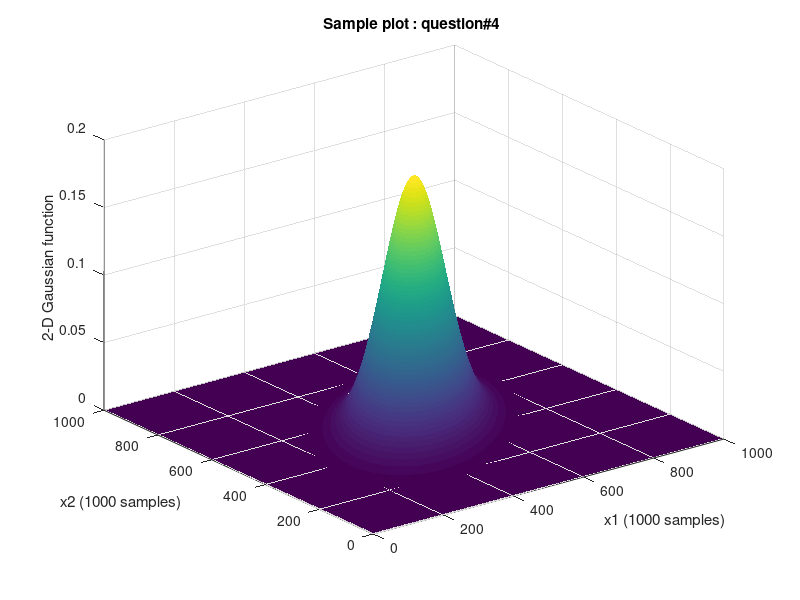
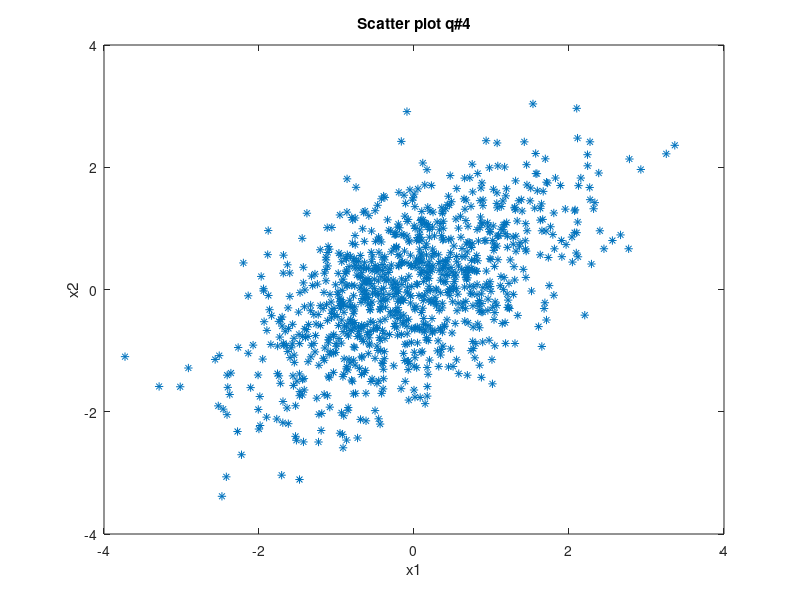

These figures' MATLAB source, in order:
function [ ] = agautam1_q4 ( )
%AGAUTAM1_Q1 Summary of this function goes here
%   Detailed explanation goes here

% Defining the parameters i.e mean, co-variance and the meshgrid 
mean = [0 0];
covariance = [1 0.5; 0.5 1];
% 1000 samples point in both direction
x1 = -5:.01:5; 
x2 = -5:.01:5;

[X1,X2] = meshgrid(x1,x2);

% Multivariant Gaussian Function 
prob_func = mvnpdf([X1(:) X2(:)],mean,covariance);
% Reshaping to fit the axis grid i.e size(x1)*size(x2) in 2-Dimensions
prob_func = reshape(prob_func,length(x1),length(x2));

figure
% Surface of the prob_func which will plot the value along z axis
h = surf(prob_func);
% Make sure that the line grid is not there else it will be black
set(h,'LineStyle','none')
% setting the axis of the plot to fit as per the dimensions defined
axis([0 1000 0 1000 0 .2])

% labelling the axis
fprintf('Plotting the 2-D gaussian graph \n');
xlabel('x1 (1000 samples)'); 
ylabel('x2 (1000 samples)'); 
zlabel('2-D Gaussian function');
title('Sample plot : question#4 ');

scatter_plot = mvnrnd(mean,covariance,1000);

figure
fprintf('Scatter plot q#4');
plot(scatter_plot(:,1),scatter_plot(:,2),'*')
xlabel('x1');
ylabel('x2');
title('Scatter plot q#4');

end